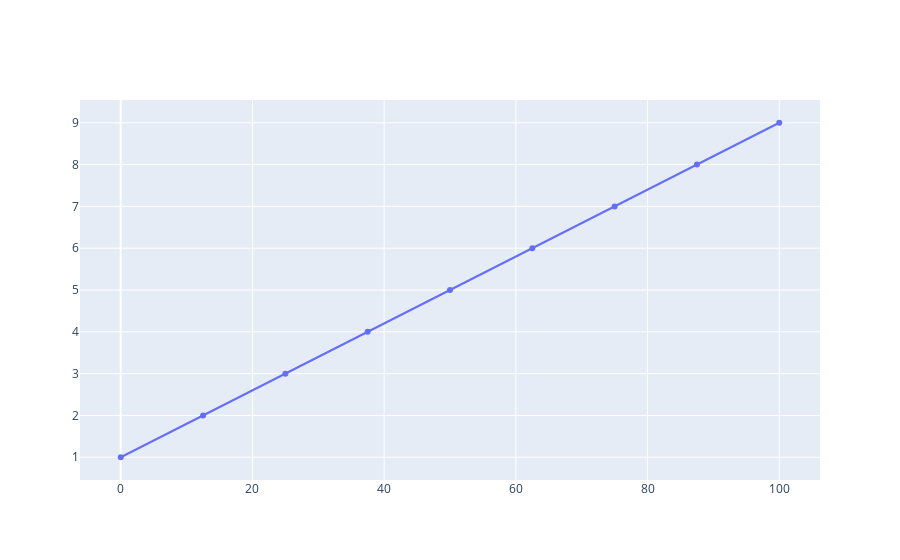

The code cell stored with this chart in its notebook:
### Code cell
import plotly.graph_objects as go

x = np.linspace(start=0, stop=100, num=9)
y = [i for i in range(1,10)]

fig = go.Figure(data=go.Scatter(x=x, y=y))
fig.show()

### Figure 1 — Plotly figure (JSON) as saved in the notebook; plotly's stock layout.template omitted (floating-point values rounded to 4 significant figures)
{"data": [{"type": "scatter", "x": [0, 12.5, 25, 37.5, 50, 62.5, 75, 87.5, 100], "y": [1, 2, 3, 4, 5, 6, 7, 8, 9]}], "layout": {}}
